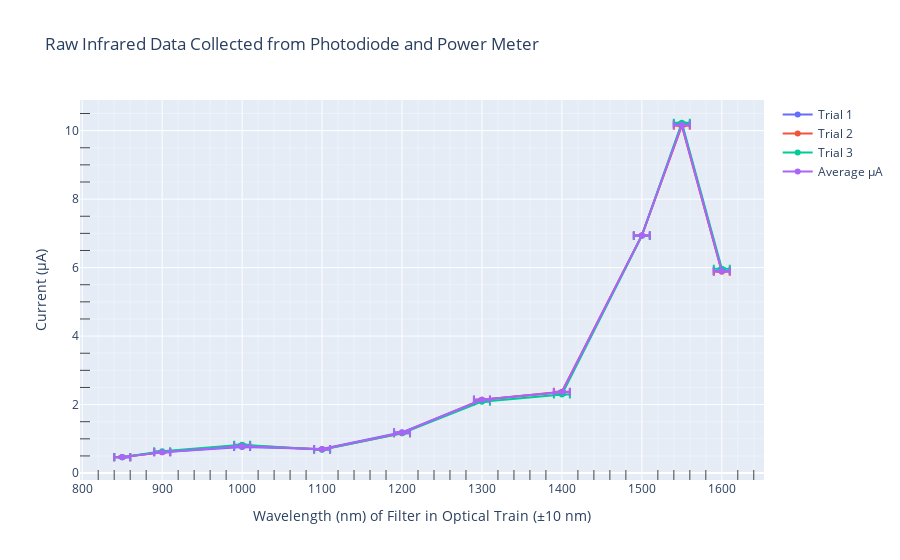

Notebook code for this chart:
### Code cell
df = IR_data_numeric
fig = go.Figure()
for col in range(df.shape[1]-2):
    fig.add_trace(go.Scatter(x=df.index.to_numpy(), 
        error_x = dict(type='data', array=IR_data_numeric["λ uncertainty (nm)"], visible=True),
        y = df.iloc[:,col].to_numpy(),
        error_y = dict(type='data', array=IR_data_numeric["Current uncertainty (μA)"], 
            visible=True),
        name=df.columns[col]))
#fig.add_scatter("last decimal Max Current (± l.d. μA)")
fig.update_layout(title="Raw Infrared Data Collected from Photodiode and Power Meter",
    yaxis_title="Current (μA)", 
    xaxis_title="Wavelength (nm) of Filter in Optical Train (±10 nm)")
fig.update_yaxes(minor=dict(ticks="inside", ticklen=10, showgrid=True))
#fig.update_yaxes(type="log")
fig.update_xaxes(minor=dict(ticks="inside", ticklen=10, showgrid=True))
fig.write_html("collected_IR_data_numerical.html")
fig

### Figure 1 — Plotly figure (JSON) as saved in the notebook; plotly's stock layout.template omitted (floating-point values rounded to 4 significant figures)
{"data": [{"error_x": {"array": [10, 10, 10, 10, 10, 10, 10, 10, 10, 10], "type": "data", "visible": true}, "error_y": {"array": [0.01, 0.01, 0.01, 0.01, 0.01, 0.01, 0.01, 0.01, 0.01, 0.01], "type": "data", "visible": true}, "name": "Trial 1", "type": "scatter", "x": [850, 900, 1000, 1100, 1200, 1300, 1400, 1500, 1550, 1600], "y": [0.469, 0.61, 0.761, 0.701, 1.189, 2.142, 2.363, 6.94, 10.19, 5.91]}, {"error_x": {"array": [10, 10, 10, 10, 10, 10, 10, 10, 10, 10], "type": "data", "visible": true}, "error_y": {"array": [0.01, 0.01, 0.01, 0.01, 0.01, 0.01, 0.01, 0.01, 0.01, 0.01], "type": "data", "visible": true}, "name": "Trial 2", "type": "scatter", "x": [850, 900, 1000, 1100, 1200, 1300, 1400, 1500, 1550, 1600], "y": [0.462, 0.612, 0.81, 0.687, 1.165, 2.14, 2.374, 6.94, 10.14, 5.88]}, {"error_x": {"array": [10, 10, 10, 10, 10, 10, 10, 10, 10, 10], "type": "data", "visible": true}, "error_y": {"array": [0.01, 0.01, 0.01, 0.01, 0.01, 0.01, 0.01, 0.01, 0.01, 0.01], "type": "data", "visible": true}, "name": "Trial 3", "type": "scatter", "x": [850, 900, 1000, 1100, 1200, 1300, 1400, 1500, 1550, 1600], "y": [0.465, 0.635, 0.829, 0.682, 1.16, 2.086, 2.293, 6.93, 10.23, 5.97]}, {"error_x": {"array": [10, 10, 10, 10, 10, 10, 10, 10, 10, 10], "type": "data", "visible": true}, "error_y": {"array": [0.01, 0.01, 0.01, 0.01, 0.01, 0.01, 0.01, 0.01, 0.01, 0.01], "type": "data", "visible": true}, "name": "Average μA", "type": "scatter", "x": [850, 900, 1000, 1100, 1200, 1300, 1400, 1500, 1550, 1600], "y": [0.4655, 0.611, 0.7855, 0.694, 1.177, 2.141, 2.369, 6.94, 10.16, 5.895]}], "layout": {"title": {"text": "Raw Infrared Data Collected from Photodiode and Power Meter"}, "xaxis": {"minor": {"showgrid": true, "ticklen": 10, "ticks": "inside"}, "title": {"text": "Wavelength (nm) of Filter in Optical Train (±10 nm)"}}, "yaxis": {"minor": {"showgrid": true, "ticklen": 10, "ticks": "inside"}, "title": {"text": "Current (μA)"}}}}
